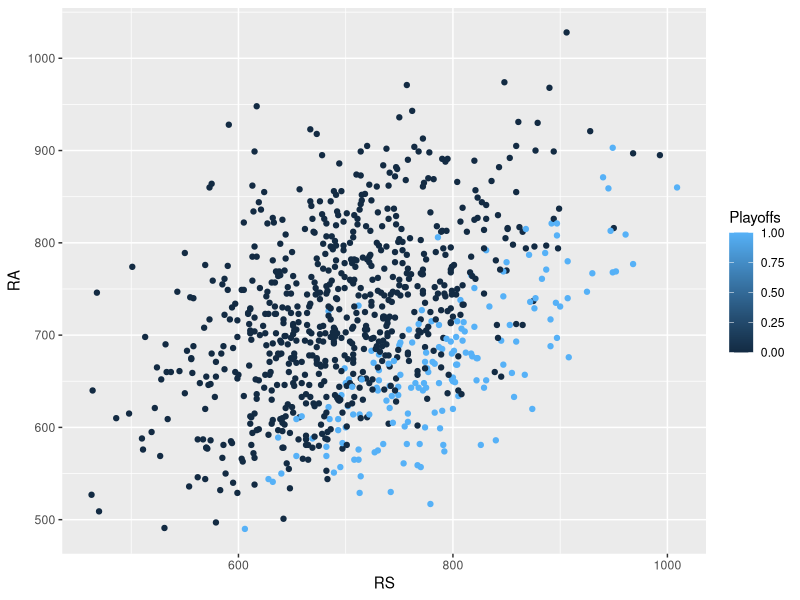
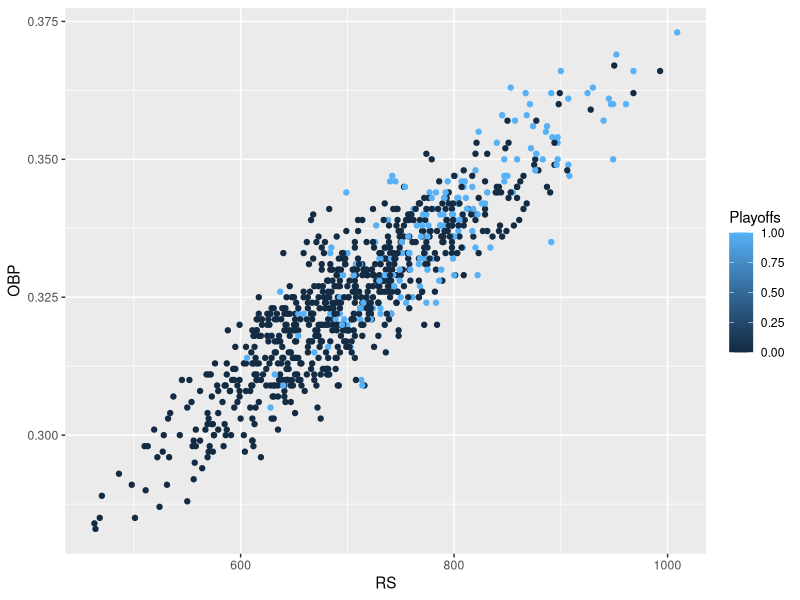
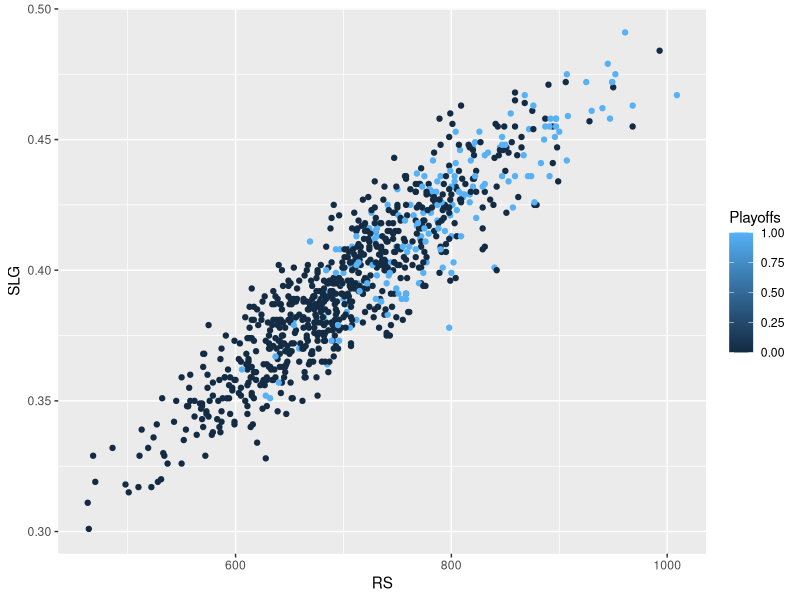
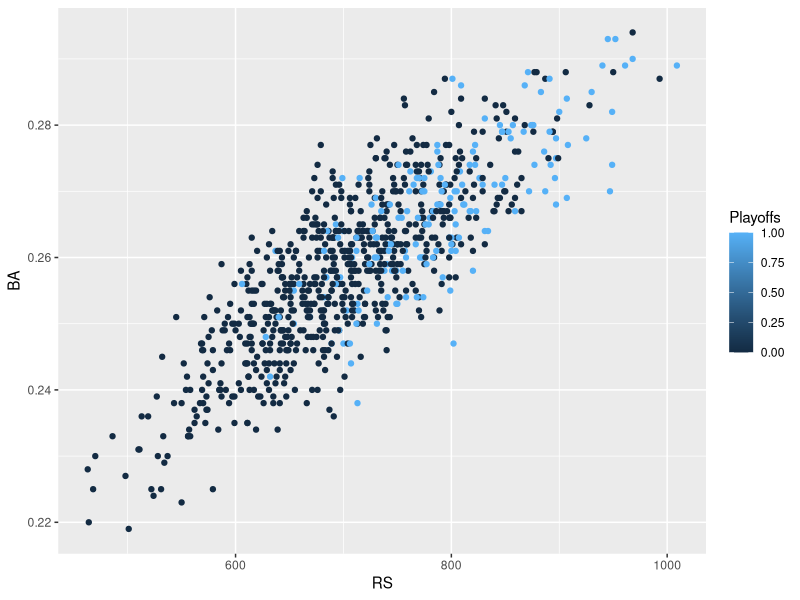
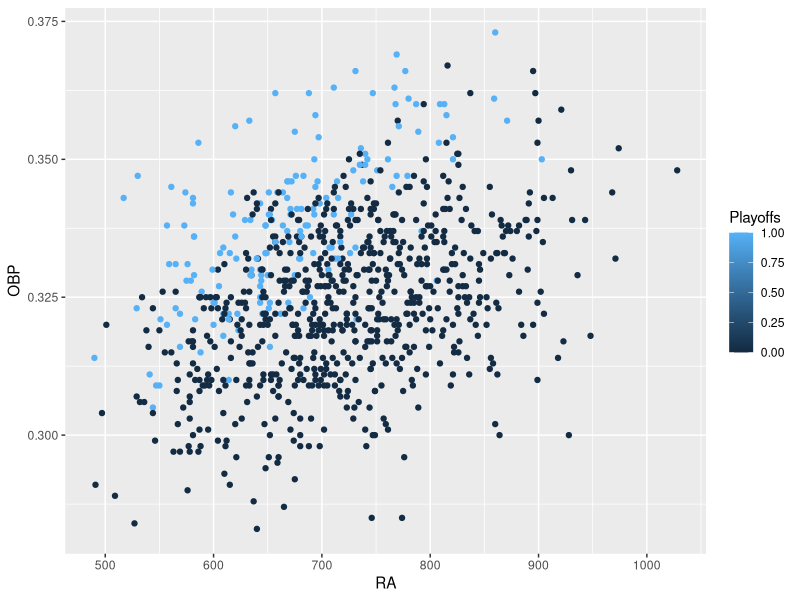
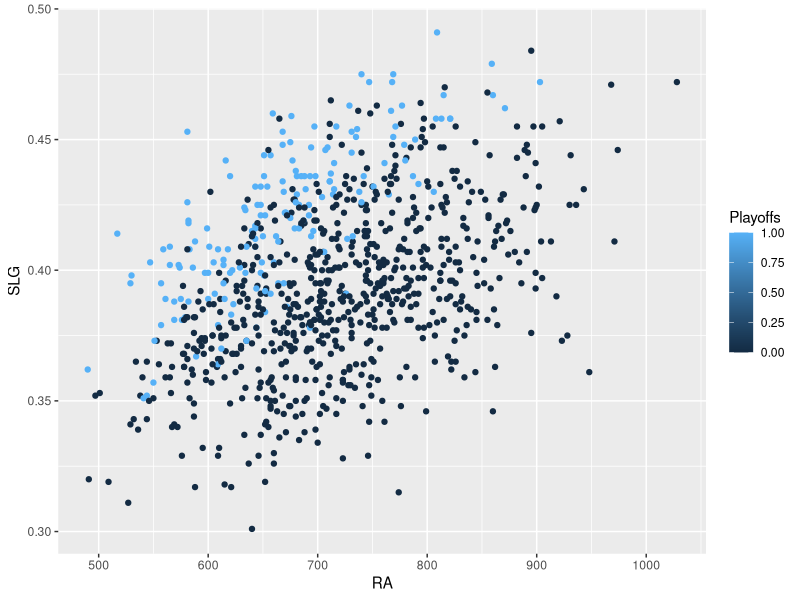
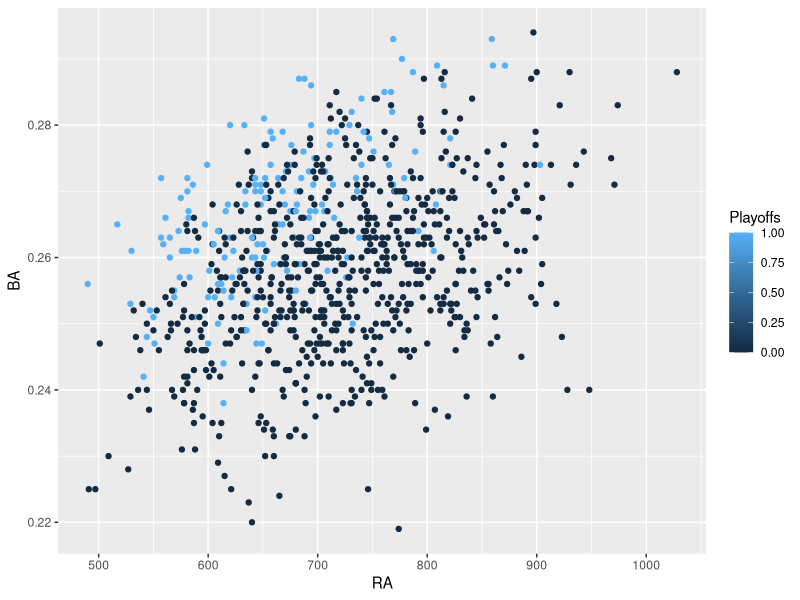
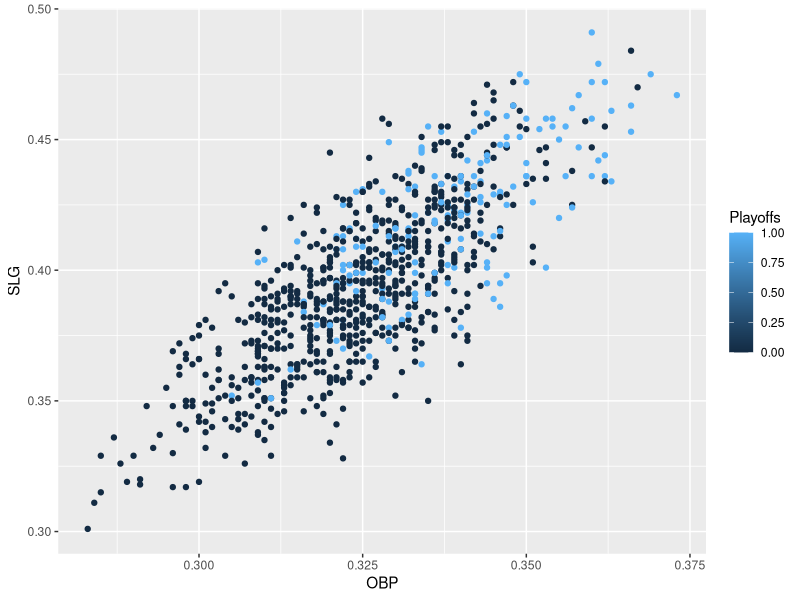

Reproduce these figures in R, in order.
# visualization to know more about the spread of the data.
library(ggplot2) #using ggplot library for plotting

data <- read.csv("baseball_train.csv")
class(data)

unique(data$Playoffs)
ggplot(data, aes(RS,RA, color = Playoffs)) + geom_point()
ggplot(data, aes(RS,OBP, color = Playoffs)) + geom_point()
ggplot(data, aes(RS,SLG, color = Playoffs)) + geom_point()
ggplot(data, aes(RS,BA, color = Playoffs)) + geom_point()

#ggplot(data, aes(RA,RS, color = Playoffs)) + geom_point()
ggplot(data, aes(RA,OBP, color = Playoffs)) + geom_point()
ggplot(data, aes(RA,SLG, color = Playoffs)) + geom_point()
ggplot(data, aes(RA,BA, color = Playoffs)) + geom_point()

ggplot(data, aes(OBP,SLG, color = Playoffs)) + geom_point()
ggplot(data, aes(OBP,BA, color = Playoffs)) + geom_point()

ggplot(data, aes(SLG,BA, color = Playoffs)) + geom_point()
